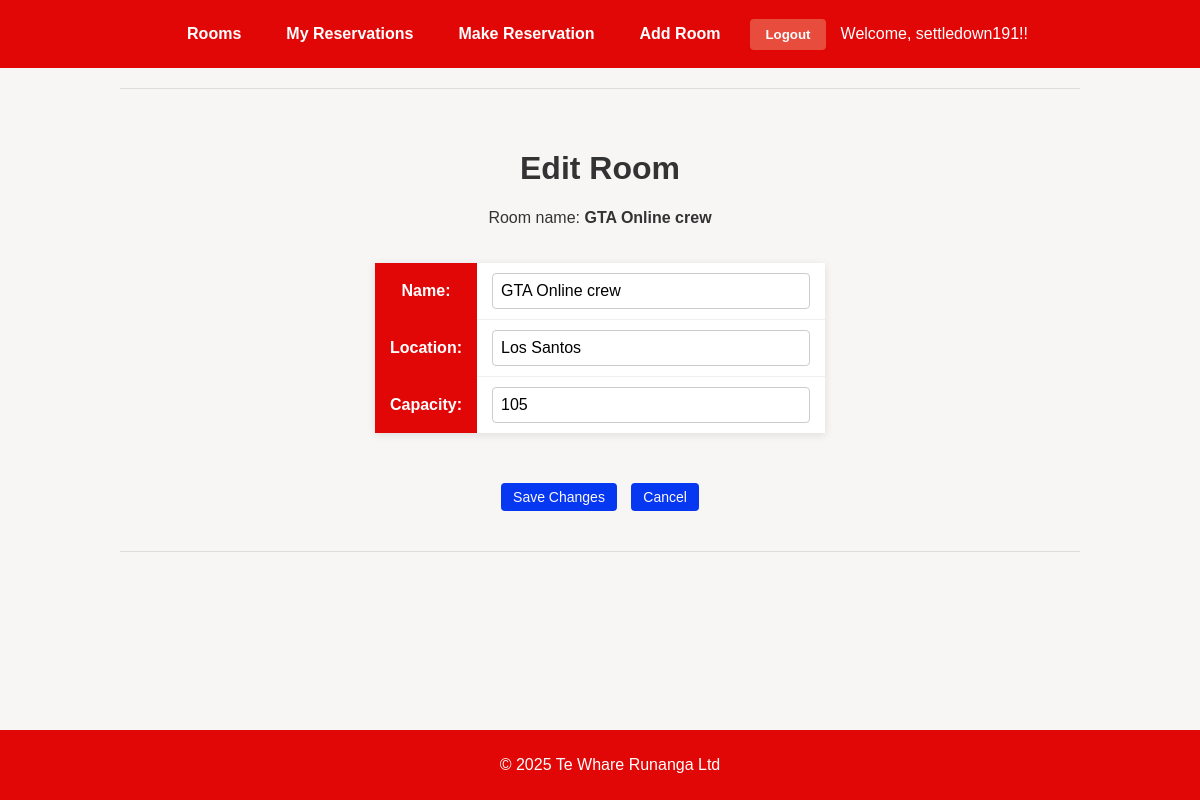
The app's page /rooms/edit/1/ (signed in) with its own data.
### reservations/models.py (models this page shows, shortened)
class ConferenceRoom(models.Model):
    name = models.CharField(max_length=100) # Room name
    location = models.CharField(max_length=100) # Where the room is located
    capacity = models.PositiveIntegerField() # How many people can fit in the room

### reservations/views.py (the view)
# urls.py: path('rooms/edit/<int:room_id>/', views.edit_room, name='edit_room'),
@staff_member_required
def edit_room(request, room_id):
    room = get_object_or_404(ConferenceRoom, id=room_id)
    if request.method == 'POST':
        form = ConferenceRoomForm(request.POST, instance=room)
        if form.is_valid():
            form.save()
            messages.success(request, 'Room updated successfully!')
            return redirect('reservations:room_list')
    else:
        form = ConferenceRoomForm(instance=room)
    return render(request, 'reservations/edit_room.html', {
        'form': form,
        'room': room
    })

### reservations/forms.py (shortened to what this page needs)
class ConferenceRoomForm(forms.ModelForm):
    class Meta:
        model = ConferenceRoom
        fields = ['name', 'location', 'capacity']

### reservations/templates/reservations/edit_room.html (shortened to what this page needs)
{% extends 'reservations/base.html' %}
{% block content %}
<h1>Edit Room</h1>
<p>Room name: <strong>{{ room.name }}</strong></p>
<div class="card">
    <form method="post">
        <table>
            {{ form.as_table }}
        </table>
        <div style="margin-top: 20px;">
            <button type="submit"
                    style="padding: 6px 12px;
                           background-color: #0738f1;
                           color: #fbfafa;
                           border: none;
                           border-radius: 4px;
                           cursor: pointer;
                           font-size: 14px;
                           text-decoration: none;">
                Save Changes
            </button>
            <a href="{% url 'reservations:room_list' %}"
               style="padding: 6px 12px;
                      background-color: #0738f1;
                      color: #fbfafa;
                      border: none;
                      border-radius: 4px;
                      cursor: pointer;
                      font-size: 14px;
                      text-decoration: none;
                      margin-left: 10px;">
                Cancel
            </a>
        </div>
    </form>
</div>
{% endblock %}

### reservations/templates/reservations/base.html (shortened to what this page needs)
<!DOCTYPE html>
<html lang="en">
<head>
</head>
<body>
<nav>
    <a href="{% url 'reservations:room_list' %}">Rooms</a>
    <a href="{% url 'reservations:my_reservations' %}">My Reservations</a>
    <a href="{% url 'reservations:make_reservation' %}">Make Reservation</a>
    <a href="{% url 'reservations:add_room' %}">Add Room</a>
    {% if user.is_authenticated %}
    <form method="post" action="{% url 'logout' %}">
        <button type="submit">Logout</button>
    </form>
    <span>Welcome, {{ user.username }}!!</span>
    {% else %}
    <a href="{% url 'login' %}">Login</a>
    {% endif %}
</nav>
<hr />
<main>
    {% block content %}
    {% endblock %}
</main>
<hr />
<footer>
    <p>&copy; 2025 Te Whare Runanga Ltd</p>
</footer>
</body>
</html>

### reservations/templates/reservations/base.html (style rules this page uses)
body { font-family: Arial, sans-serif; background-color: #f8f5f5; color: #333; margin: 0; padding: 0; text-align: center; }
nav { background-color: #e10707; padding: 15px; display: flex; justify-content: center; align-items: center; flex-wrap: wrap; gap: 15px; }
nav a { color: white; text-decoration: none; font-weight: bold; padding: 10px 15px; border-radius: 5px; transition: background-color 0.3s; }
nav form { display: inline-block; margin: 0; }
nav button { background-color: #e74c3c; color: white; border: none; padding: 8px 15px; border-radius: 4px; cursor: pointer; font-weight: bold; transition: background-color 0.3s; }
nav span { color: white; font_size: 1rem; }
hr { margin: 20px auto; width: 80%; border: 0; height: 1px; background: #ddd; }
main { padding: 20px; max-width: 900px; margin: auto; }
footer { background-color: #e10707; color: white; padding: 10px; font_size: 0.9rem; position: fixed; bottom: 0; width: 100%; }
main form { display: flex; flex-direction: column; allign-items: center; gap: 10px; }
main input, main select, main textarea { width: 300px; padding: 8px; border: 1px solid #ccc; border-radius: 4px; font-size: 1rem; }
main table { margin: 20px auto; border-collapse: separate; border-spacing: 0; width: auto; max-width: 900px; box-shadow: 0 2px 8px rgba(0, 0, 0, 0.1); border: none; }
main th, main td { padding: 10px 15px; text-align: center; background-color: #fff; border: none; }
main th { background-color: #e10707; color: white; font-weight: bold; }
main tr:not(:last-child) td { border-bottom: 1px solid #f0f0f0; }

### reservations/templates/reservations/edit_room.html (style rules this page uses)
table { width: 100%; }
th, td { padding: 8px 0; }
th { text-align: left; padding-right: 10px; }

### records on screen
ConferenceRoom: name "GTA Online crew", location "Los Santos", capacity "105"

### other values on screen
{{ user.username }} "settledown191"
